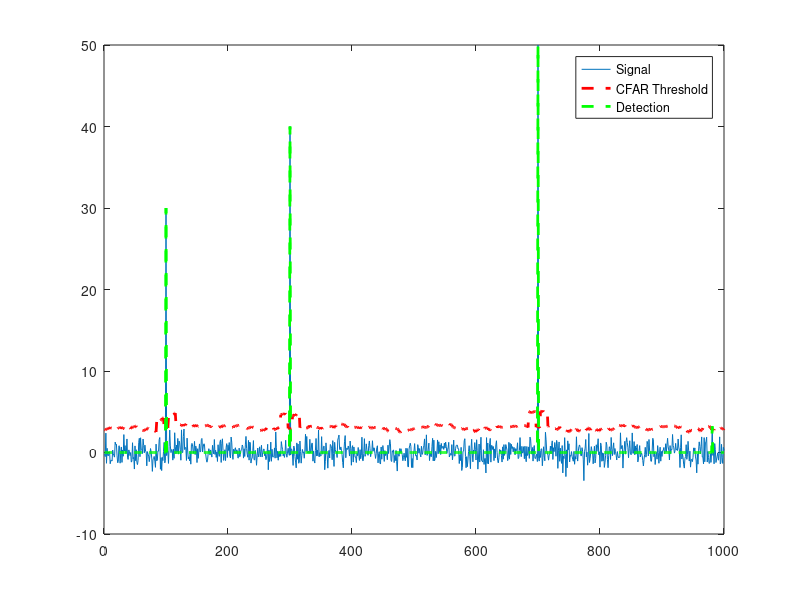

Source code (MATLAB):
close all;
s=randn(1000,1);
s([100, 300, 700])=[30 40 50];
refLength=12;
guardLength=3;
offset=3;
cfarWin=ones((refLength+guardLength)*2+1,1);
cfarWin(refLength+1:refLength+1+2*guardLength)=0;
cfarWin=cfarWin/sum(cfarWin);
noiseLevel=conv(s,cfarWin,'same');
    cfarThreshold=noiseLevel+offset;
    detection = (s > cfarThreshold);
    detection = detection.*s;
figure,plot(s);
hold on;
plot(cfarThreshold,'r--','LineWidth',2);
plot(detection,'g--','LineWidth',2);
legend('Signal','CFAR Threshold','Detection')